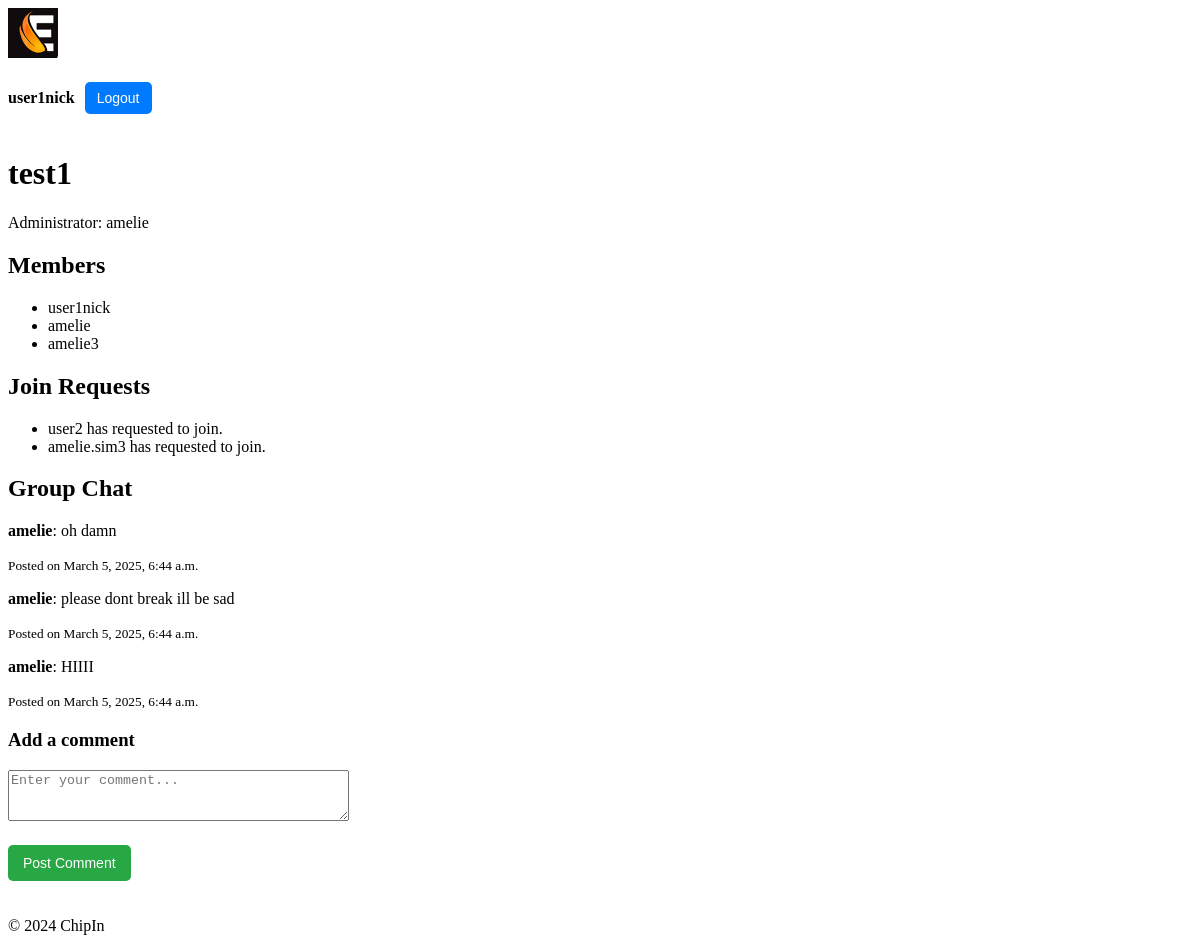
The app's page /chipin/group/11/ (signed in) with its own data.
### users/models.py (models this page shows, shortened)
class CustomUser(AbstractUser):
    nickname = models.CharField(max_length=30, unique=True)
    email = models.EmailField(unique=True)
    is_profile_public = models.BooleanField(
        default=False
    )  # User controls if profile is public or private

class Profile(models.Model):
    user = models.OneToOneField(CustomUser, on_delete=models.CASCADE)
    first_name = models.CharField(max_length=30)
    surname = models.CharField(max_length=30)
    nickname = models.CharField(max_length=30, unique=True, null=False, blank=False)

### chipin/models.py (models this page shows, shortened)
class Group(models.Model):
    name = models.CharField(max_length=100)
    admin = models.ForeignKey(
        CustomUser, related_name="admin_groups", on_delete=models.CASCADE
    )
    members = models.ManyToManyField(
        CustomUser, related_name="group_memberships", blank=True
    )
    invited_users = models.ManyToManyField(
        CustomUser, related_name="pending_invitations", blank=True
    )

class GroupJoinRequest(models.Model):
    user = models.ForeignKey(CustomUser, on_delete=models.CASCADE)
    group = models.ForeignKey(
        Group, on_delete=models.CASCADE, related_name="join_requests"
    )
    is_approved = models.BooleanField(default=False)
    votes = models.ManyToManyField(
        CustomUser, related_name="votes", blank=True
    )  # Tracks users who voted
    created_at = models.DateTimeField(auto_now_add=True)

class Comment(models.Model):
    user = models.ForeignKey(
        CustomUser, on_delete=models.CASCADE
    )  # User who posted the comment
    group = models.ForeignKey(
        Group, related_name="comments", on_delete=models.CASCADE
    )  # Group associated with the comment
    content = models.TextField()  # The comment content
    created_at = models.DateTimeField(
        auto_now_add=True
    )  # Timestamp when the comment was posted
    updated_at = models.DateTimeField(auto_now=True)  # Timestamp for the latest update

### chipin/views.py (the view)
# urls.py: path("group/<int:group_id>/", views.group_detail, name="group_detail"),
@login_required
def group_detail(request, group_id, edit_comment_id=None):
    group = get_object_or_404(Group, id=group_id)
    comments = group.comments.all().order_by(
        "-created_at"
    )  # Fetch all comments for the group
    if edit_comment_id:  # Fetch the comment to edit, if edit_comment_id is provided
        comment_to_edit = get_object_or_404(Comment, id=edit_comment_id)
        if comment_to_edit.user != request.user:
            return redirect("chipin:group_detail", group_id=group.id)
    else:
        comment_to_edit = None
    if request.method == "POST":
        if comment_to_edit:  # Editing an existing comment
            form = CommentForm(request.POST, instance=comment_to_edit)
        else:  # Adding a new comment
            form = CommentForm(request.POST)
        if form.is_valid():
            comment = form.save(commit=False)
            comment.user = request.user
            comment.group = group
            comment.save()
            return redirect("chipin:group_detail", group_id=group.id)
    else:
        form = (
            CommentForm(instance=comment_to_edit) if comment_to_edit else CommentForm()
        )
    return render(
        request,
        "chipin/group_detail.html",
        {
            "group": group,
            "comments": comments,
            "form": form,
            "comment_to_edit": comment_to_edit,
        },
    )

### chipin/forms.py (shortened to what this page needs)
class CommentForm(forms.ModelForm):
    class Meta:
        model = Comment
        fields = ["content"]
        widgets = {
            "content": forms.Textarea(
                attrs={"rows": 3, "placeholder": "Enter your comment..."}
            )
        }

### chipin/context_processors.py (called while the page is built)
def user_profile(request):
    if request.user.is_authenticated:
        try:
            return {"nickname": request.user.profile.nickname}
        except Profile.DoesNotExist:
            return {
                "nickname": request.user.username
            }  # Fallback to username if no profile exists
    return {}

### chipin/templates/chipin/group_detail.html (shortened to what this page needs)
{% extends 'chipin/base.html' %}
{% block content %}
    <h1>{{ group.name }}</h1>
    <p>Administrator: {{ group.admin.profile.nickname }}</p>
    <h2>Members</h2>
    <ul>
        {% for member in group.members.all %}
        <li>{{ member.profile.nickname }}</li>
        {% endfor %}
    </ul>
    {% if request.user in group.members.all %}
    <h2>Join Requests</h2>
    <ul>
        {% for request in group.join_requests.all %}
            <li>{{ request.user.username }} has requested to join.</li>
        {% endfor %}
    </ul>
    <h2>Group Chat</h2>
    <div class="comments-section">
        {% for comment in comments %}
            <div class="comment">
                <p><strong>{{ comment.user.profile.nickname }}</strong>: {{ comment.content }}</p>
                <small>Posted on {{ comment.created_at }}</small>
            </div>
        {% empty %}
            <p>No comments yet. Be the first to comment!</p>
        {% endfor %}
    </div>
    <h3>{% if comment_to_edit %}Edit Comment{% else %}Add a comment{% endif %}</h3>
    <form method="POST">
        <div class="form-group">
            {{ form.content }}
        </div>
        <button type="submit">{% if comment_to_edit %}Save Comment{% else %}Post Comment{% endif %}</button>
    </form>
    {% endif %}
{% endblock %}

### chipin/templates/chipin/base.html (shortened to what this page needs)
{% load static %}
<!DOCTYPE html>
<html lang="en">
<head>
    <link rel="stylesheet" href="{% static 'chipin/styles.css' %}">
</head>
<body>
    <header>
        <div class="logo">
            <img src="{% static 'chipin/logo_90.jpg' %}" alt="ChipIn Logo">
        </div>
        <div class="user-info">
            {% if request.user.is_authenticated %}
                <span>{{ request.user.profile.nickname }}</span>
                <form action="{% url 'users:logout' %}" method="post">
                    <button type="submit">Logout</button>
                </form>
            {% else %}
                <a href="{% url 'users:login' %}">Login</a> <a href="{% url 'users:register' %}">Register</a>
            {% endif %}
        </div>
    </header>
    <main>
        {% block content %}
        {% endblock %}
    </main>
    <footer>
        <p>&copy; 2024 ChipIn</p>
    </footer>
</body>
</html>

### chipin/static/chipin/styles.css (style rules this page uses)
.logo img { max-height: 50px; }
.user-info { display: flex; align-items: center; font-size: 16px; }
.user-info span { margin-right: 10px; font-weight: bold; }
.user-info button { background-color: #007BFF; color: white; border: none; padding: 8px 12px; cursor: pointer; border-radius: 5px; font-size: 14px; }
button { background-color: #28a745; color: white; border: none; padding: 10px 15px; cursor: pointer; border-radius: 5px; font-size: 14px; margin-top: 20px; margin-bottom: 20px; }

### records on screen
CustomUser: user.profile.nickname "user1nick", profile.nickname "user1nick"
Group: name "test1", admin.profile.nickname "amelie"
CustomUser: profile.nickname "amelie"
CustomUser: profile.nickname "amelie3"
GroupJoinRequest: user.username "user2"
GroupJoinRequest: user.username "amelie.sim3"
Comment: user.profile.nickname "amelie", content "oh damn", created_at "March 5, 2025, 6:44 a.m."
Comment: user.profile.nickname "amelie", content "please dont break ill be sad", created_at "March 5, 2025, 6:44 a.m."
Comment: user.profile.nickname "amelie", content "HIIII", created_at "March 5, 2025, 6:44 a.m."
